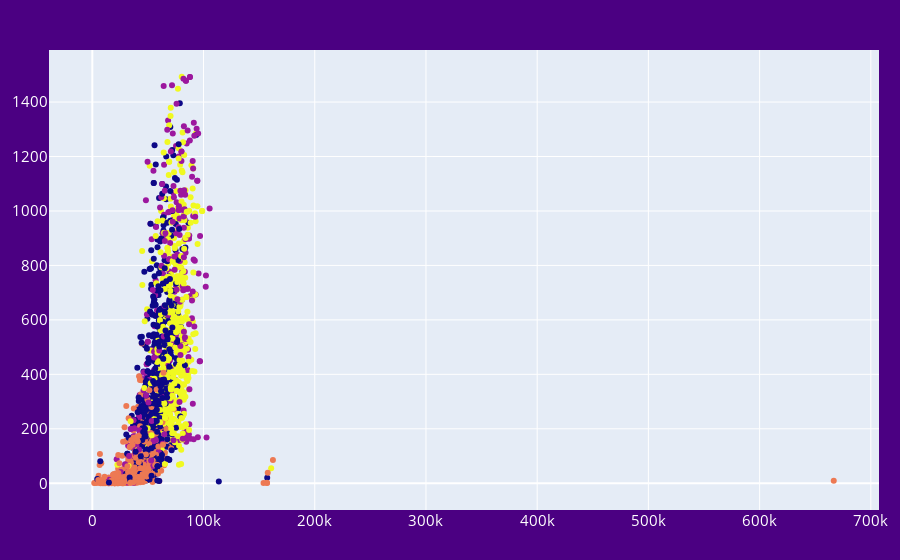

Source (notebook cell):
### Code cell
agrupador = KMeans(n_clusters=4)
agrupador.fit(X_norm)
labels = agrupador.labels_

figura = go.Figure()
figura.add_trace(go.Scatter(x=datos['Renta_Anual'],
                            y=datos['GastoVinos'],
                            mode='markers',
                            marker=dict(color=labels.astype(np.float_)),
                            text=labels 
                            ))

figura.update_layout(
    margin=dict(l=20, r=20, t=50, b=50),
    paper_bgcolor="indigo",
    font=dict(
        size=15,
        color="white"
        )
)
figura.show()

### Figure 1 — Plotly figure (JSON) as saved in the notebook; plotly's stock layout.template omitted (floating-point values rounded to 4 significant figures; data arrays with more than 128 entries replaced by an {"elided": "..."} marker saying what was removed)
{"data": [{"marker": {"color": {"elided": "2216 int values"}}, "mode": "markers", "text": {"elided": "2216 int values"}, "type": "scatter", "x": {"elided": "2216 int values"}, "y": {"elided": "2216 int values"}}], "layout": {"font": {"color": "white", "size": 15}, "margin": {"b": 50, "l": 20, "r": 20, "t": 50}, "paper_bgcolor": "indigo"}}
